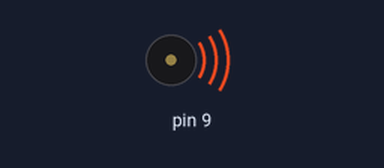
Bench run of a sketch on a simulated Arduino Uno, built with avr-gcc and run on an emulated ATmega328P. On the bench: buzzer (waves = sounding).

Above: at 0.3 s.
At 5.5 s:
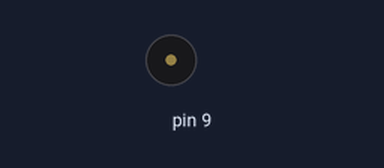
Timing chart, 0 to 6.4 s (numbered marks = the images above):
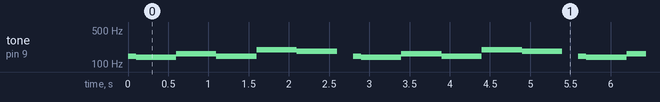

Measured:
- by itself, tone on pin 9: repeats every 2.8 s: 138 Hz 0.50 s, 164 Hz 0.50 s, 146 Hz 0.50 s, 196 Hz 0.50 s, 185 Hz 0.50 s, silent 0.20 s, 146 Hz 0.10 s

The sketch:

Speaker_V1.ino
```cpp
void setup() {
  // put your setup code here, to run once:

}

void loop() {
  // put your main code here, to run repeatedly:
tone(9,146.8);
delay(100);

tone(9,138);
delay(500);

tone(9,164.8);
delay(500);

tone(9,146.8);
delay(500);

tone(9,196);
delay(500);

tone(9,185);
delay(500);


noTone(9);
delay(200);
}
```
